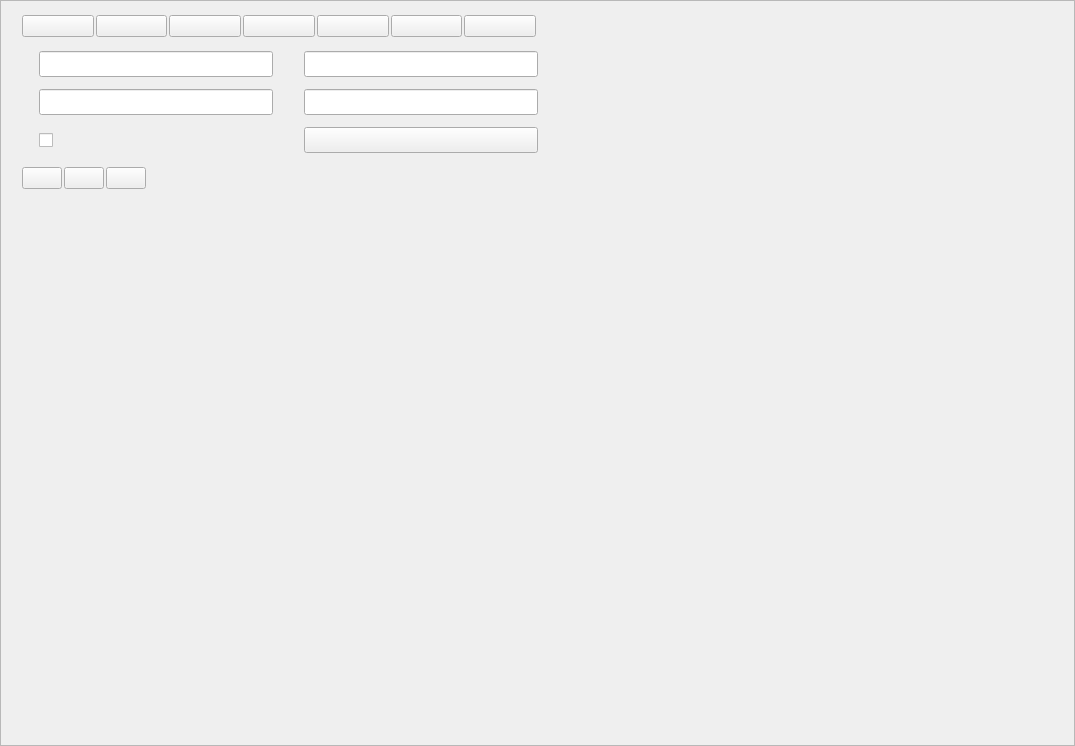
<?xml version="1.0" encoding="UTF-8"?>
<ui version="4.0">
    <class>RaptorNetworkPage</class>
    <widget class="QWidget" name="RaptorNetworkPage">
        <property name="geometry">
            <rect>
                <x>0</x>
                <y>0</y>
                <width>1075</width>
                <height>746</height>
            </rect>
        </property>
        <property name="windowTitle">
            <string>RaptorNetworkPage</string>
        </property>
        <layout class="QVBoxLayout" name="_NetworkPageLayout">
            <property name="spacing">
                <number>0</number>
            </property>
            <property name="leftMargin">
                <number>0</number>
            </property>
            <property name="topMargin">
                <number>0</number>
            </property>
            <property name="rightMargin">
                <number>0</number>
            </property>
            <property name="bottomMargin">
                <number>0</number>
            </property>
            <item>
                <widget class="QScrollArea" name="_ScrollArea">
                    <property name="widgetResizable">
                        <bool>true</bool>
                    </property>
                    <widget class="QWidget" name="_Body">
                        <property name="geometry">
                            <rect>
                                <x>0</x>
                                <y>0</y>
                                <width>1073</width>
                                <height>744</height>
                            </rect>
                        </property>
                        <layout class="QHBoxLayout" name="_BodyLayout" stretch="0,0">
                            <property name="spacing">
                                <number>12</number>
                            </property>
                            <property name="sizeConstraint">
                                <enum>QLayout::SetDefaultConstraint</enum>
                            </property>
                            <property name="leftMargin">
                                <number>0</number>
                            </property>
                            <property name="topMargin">
                                <number>0</number>
                            </property>
                            <property name="rightMargin">
                                <number>0</number>
                            </property>
                            <property name="bottomMargin">
                                <number>0</number>
                            </property>
                            <item>
                                <widget class="QWidget" name="_NetworkPanel" native="true">
                                    <property name="minimumSize">
                                        <size>
                                            <width>100</width>
                                            <height>0</height>
                                        </size>
                                    </property>
                                    <layout class="QGridLayout" name="_NetworkPanelLayout">
                                        <property name="leftMargin">
                                            <number>0</number>
                                        </property>
                                        <property name="topMargin">
                                            <number>12</number>
                                        </property>
                                        <property name="rightMargin">
                                            <number>0</number>
                                        </property>
                                        <property name="bottomMargin">
                                            <number>12</number>
                                        </property>
                                        <property name="spacing">
                                            <number>12</number>
                                        </property>
                                        <item row="0" column="0">
                                            <widget class="QLabel" name="_ProxyTip">
                                                <property name="minimumSize">
                                                    <size>
                                                        <width>0</width>
                                                        <height>26</height>
                                                    </size>
                                                </property>
                                                <property name="maximumSize">
                                                    <size>
                                                        <width>16777215</width>
                                                        <height>26</height>
                                                    </size>
                                                </property>
                                                <property name="text">
                                                    <string/>
                                                </property>
                                                <property name="alignment">
                                                    <set>Qt::AlignRight|Qt::AlignTrailing|Qt::AlignVCenter</set>
                                                </property>
                                            </widget>
                                        </item>
                                        <item row="2" column="0">
                                            <widget class="QLabel" name="_IPResolveTip">
                                                <property name="minimumSize">
                                                    <size>
                                                        <width>0</width>
                                                        <height>26</height>
                                                    </size>
                                                </property>
                                                <property name="maximumSize">
                                                    <size>
                                                        <width>16777215</width>
                                                        <height>26</height>
                                                    </size>
                                                </property>
                                                <property name="text">
                                                    <string/>
                                                </property>
                                                <property name="alignment">
                                                    <set>Qt::AlignRight|Qt::AlignTrailing|Qt::AlignVCenter</set>
                                                </property>
                                            </widget>
                                        </item>
                                        <item row="0" column="1">
                                            <widget class="QWidget" name="_ProxyTypePanel" native="true">
                                                <layout class="QHBoxLayout" name="_ProxyTypePanelLayout">
                                                    <property name="spacing">
                                                        <number>2</number>
                                                    </property>
                                                    <property name="leftMargin">
                                                        <number>2</number>
                                                    </property>
                                                    <property name="topMargin">
                                                        <number>2</number>
                                                    </property>
                                                    <property name="rightMargin">
                                                        <number>2</number>
                                                    </property>
                                                    <property name="bottomMargin">
                                                        <number>2</number>
                                                    </property>
                                                    <item>
                                                        <widget class="QPushButton" name="_ProxyNone">
                                                            <property name="minimumSize">
                                                                <size>
                                                                    <width>0</width>
                                                                    <height>22</height>
                                                                </size>
                                                            </property>
                                                            <property name="maximumSize">
                                                                <size>
                                                                    <width>16777215</width>
                                                                    <height>22</height>
                                                                </size>
                                                            </property>
                                                            <property name="text">
                                                                <string/>
                                                            </property>
                                                            <property name="checkable">
                                                                <bool>true</bool>
                                                            </property>
                                                        </widget>
                                                    </item>
                                                    <item>
                                                        <widget class="QPushButton" name="_ProxyHTTP">
                                                            <property name="minimumSize">
                                                                <size>
                                                                    <width>0</width>
                                                                    <height>22</height>
                                                                </size>
                                                            </property>
                                                            <property name="maximumSize">
                                                                <size>
                                                                    <width>16777215</width>
                                                                    <height>22</height>
                                                                </size>
                                                            </property>
                                                            <property name="text">
                                                                <string/>
                                                            </property>
                                                            <property name="checkable">
                                                                <bool>true</bool>
                                                            </property>
                                                        </widget>
                                                    </item>
                                                    <item>
                                                        <widget class="QPushButton" name="_ProxyHTTP1_0">
                                                            <property name="minimumSize">
                                                                <size>
                                                                    <width>0</width>
                                                                    <height>22</height>
                                                                </size>
                                                            </property>
                                                            <property name="maximumSize">
                                                                <size>
                                                                    <width>16777215</width>
                                                                    <height>22</height>
                                                                </size>
                                                            </property>
                                                            <property name="text">
                                                                <string/>
                                                            </property>
                                                            <property name="checkable">
                                                                <bool>true</bool>
                                                            </property>
                                                        </widget>
                                                    </item>
                                                    <item>
                                                        <widget class="QPushButton" name="_ProxyHTTPS">
                                                            <property name="minimumSize">
                                                                <size>
                                                                    <width>0</width>
                                                                    <height>22</height>
                                                                </size>
                                                            </property>
                                                            <property name="maximumSize">
                                                                <size>
                                                                    <width>16777215</width>
                                                                    <height>22</height>
                                                                </size>
                                                            </property>
                                                            <property name="text">
                                                                <string/>
                                                            </property>
                                                            <property name="checkable">
                                                                <bool>true</bool>
                                                            </property>
                                                        </widget>
                                                    </item>
                                                    <item>
                                                        <widget class="QPushButton" name="_ProxyHTTPS2">
                                                            <property name="minimumSize">
                                                                <size>
                                                                    <width>0</width>
                                                                    <height>22</height>
                                                                </size>
                                                            </property>
                                                            <property name="maximumSize">
                                                                <size>
                                                                    <width>16777215</width>
                                                                    <height>22</height>
                                                                </size>
                                                            </property>
                                                            <property name="text">
                                                                <string/>
                                                            </property>
                                                            <property name="checkable">
                                                                <bool>true</bool>
                                                            </property>
                                                        </widget>
                                                    </item>
                                                    <item>
                                                        <widget class="QPushButton" name="_ProxySOCKS4">
                                                            <property name="minimumSize">
                                                                <size>
                                                                    <width>0</width>
                                                                    <height>22</height>
                                                                </size>
                                                            </property>
                                                            <property name="maximumSize">
                                                                <size>
                                                                    <width>16777215</width>
                                                                    <height>22</height>
                                                                </size>
                                                            </property>
                                                            <property name="text">
                                                                <string/>
                                                            </property>
                                                            <property name="checkable">
                                                                <bool>true</bool>
                                                            </property>
                                                        </widget>
                                                    </item>
                                                    <item>
                                                        <widget class="QPushButton" name="_ProxySOCKS5">
                                                            <property name="minimumSize">
                                                                <size>
                                                                    <width>0</width>
                                                                    <height>22</height>
                                                                </size>
                                                            </property>
                                                            <property name="maximumSize">
                                                                <size>
                                                                    <width>16777215</width>
                                                                    <height>22</height>
                                                                </size>
                                                            </property>
                                                            <property name="text">
                                                                <string/>
                                                            </property>
                                                            <property name="checkable">
                                                                <bool>true</bool>
                                                            </property>
                                                        </widget>
                                                    </item>
                                                </layout>
                                            </widget>
                                        </item>
                                        <item row="3" column="1">
                                            <spacer name="_ProxyPanelSpacer">
                                                <property name="orientation">
                                                    <enum>Qt::Vertical</enum>
                                                </property>
                                                <property name="sizeHint" stdset="0">
                                                    <size>
                                                        <width>20</width>
                                                        <height>40</height>
                                                    </size>
                                                </property>
                                            </spacer>
                                        </item>
                                        <item row="1" column="1">
                                            <widget class="QWidget" name="_ProxyPanel" native="true">
                                                <layout class="QGridLayout" name="_AddressPanelLayout">
                                                    <property name="leftMargin">
                                                        <number>0</number>
                                                    </property>
                                                    <property name="topMargin">
                                                        <number>0</number>
                                                    </property>
                                                    <property name="rightMargin">
                                                        <number>0</number>
                                                    </property>
                                                    <property name="bottomMargin">
                                                        <number>0</number>
                                                    </property>
                                                    <property name="spacing">
                                                        <number>12</number>
                                                    </property>
                                                    <item row="2" column="0">
                                                        <widget class="QLabel" name="_ProxyUsernameTip">
                                                            <property name="minimumSize">
                                                                <size>
                                                                    <width>0</width>
                                                                    <height>26</height>
                                                                </size>
                                                            </property>
                                                            <property name="maximumSize">
                                                                <size>
                                                                    <width>16777215</width>
                                                                    <height>26</height>
                                                                </size>
                                                            </property>
                                                            <property name="text">
                                                                <string/>
                                                            </property>
                                                            <property name="alignment">
                                                                <set>Qt::AlignRight|Qt::AlignTrailing|Qt::AlignVCenter</set>
                                                            </property>
                                                        </widget>
                                                    </item>
                                                    <item row="2" column="1">
                                                        <widget class="QLineEdit" name="_ProxyUsername">
                                                            <property name="minimumSize">
                                                                <size>
                                                                    <width>0</width>
                                                                    <height>26</height>
                                                                </size>
                                                            </property>
                                                            <property name="maximumSize">
                                                                <size>
                                                                    <width>16777215</width>
                                                                    <height>26</height>
                                                                </size>
                                                            </property>
                                                        </widget>
                                                    </item>
                                                    <item row="0" column="1">
                                                        <widget class="QLineEdit" name="_ProxyHost">
                                                            <property name="minimumSize">
                                                                <size>
                                                                    <width>0</width>
                                                                    <height>26</height>
                                                                </size>
                                                            </property>
                                                            <property name="maximumSize">
                                                                <size>
                                                                    <width>16777215</width>
                                                                    <height>26</height>
                                                                </size>
                                                            </property>
                                                        </widget>
                                                    </item>
                                                    <item row="0" column="2">
                                                        <widget class="QLabel" name="_ProxyPortTip">
                                                            <property name="minimumSize">
                                                                <size>
                                                                    <width>0</width>
                                                                    <height>26</height>
                                                                </size>
                                                            </property>
                                                            <property name="maximumSize">
                                                                <size>
                                                                    <width>16777215</width>
                                                                    <height>26</height>
                                                                </size>
                                                            </property>
                                                            <property name="text">
                                                                <string/>
                                                            </property>
                                                            <property name="alignment">
                                                                <set>Qt::AlignRight|Qt::AlignTrailing|Qt::AlignVCenter</set>
                                                            </property>
                                                        </widget>
                                                    </item>
                                                    <item row="2" column="2">
                                                        <widget class="QLabel" name="_ProxyPasswordTip">
                                                            <property name="minimumSize">
                                                                <size>
                                                                    <width>0</width>
                                                                    <height>26</height>
                                                                </size>
                                                            </property>
                                                            <property name="maximumSize">
                                                                <size>
                                                                    <width>16777215</width>
                                                                    <height>26</height>
                                                                </size>
                                                            </property>
                                                            <property name="text">
                                                                <string/>
                                                            </property>
                                                            <property name="alignment">
                                                                <set>Qt::AlignRight|Qt::AlignTrailing|Qt::AlignVCenter</set>
                                                            </property>
                                                        </widget>
                                                    </item>
                                                    <item row="2" column="3">
                                                        <widget class="QLineEdit" name="_ProxyPassword">
                                                            <property name="minimumSize">
                                                                <size>
                                                                    <width>0</width>
                                                                    <height>26</height>
                                                                </size>
                                                            </property>
                                                            <property name="maximumSize">
                                                                <size>
                                                                    <width>16777215</width>
                                                                    <height>26</height>
                                                                </size>
                                                            </property>
                                                        </widget>
                                                    </item>
                                                    <item row="3" column="3">
                                                        <widget class="QPushButton" name="_ProxyTest">
                                                            <property name="minimumSize">
                                                                <size>
                                                                    <width>0</width>
                                                                    <height>26</height>
                                                                </size>
                                                            </property>
                                                            <property name="maximumSize">
                                                                <size>
                                                                    <width>16777215</width>
                                                                    <height>26</height>
                                                                </size>
                                                            </property>
                                                            <property name="text">
                                                                <string/>
                                                            </property>
                                                        </widget>
                                                    </item>
                                                    <item row="3" column="1">
                                                        <widget class="QCheckBox" name="_Proxy">
                                                            <property name="minimumSize">
                                                                <size>
                                                                    <width>0</width>
                                                                    <height>26</height>
                                                                </size>
                                                            </property>
                                                            <property name="maximumSize">
                                                                <size>
                                                                    <width>16777215</width>
                                                                    <height>26</height>
                                                                </size>
                                                            </property>
                                                            <property name="text">
                                                                <string/>
                                                            </property>
                                                        </widget>
                                                    </item>
                                                    <item row="0" column="0">
                                                        <widget class="QLabel" name="_ProxyHostTip">
                                                            <property name="minimumSize">
                                                                <size>
                                                                    <width>0</width>
                                                                    <height>26</height>
                                                                </size>
                                                            </property>
                                                            <property name="maximumSize">
                                                                <size>
                                                                    <width>16777215</width>
                                                                    <height>26</height>
                                                                </size>
                                                            </property>
                                                            <property name="text">
                                                                <string/>
                                                            </property>
                                                            <property name="alignment">
                                                                <set>Qt::AlignRight|Qt::AlignTrailing|Qt::AlignVCenter</set>
                                                            </property>
                                                        </widget>
                                                    </item>
                                                    <item row="0" column="3">
                                                        <widget class="QLineEdit" name="_ProxyPort">
                                                            <property name="minimumSize">
                                                                <size>
                                                                    <width>0</width>
                                                                    <height>26</height>
                                                                </size>
                                                            </property>
                                                            <property name="maximumSize">
                                                                <size>
                                                                    <width>16777215</width>
                                                                    <height>26</height>
                                                                </size>
                                                            </property>
                                                        </widget>
                                                    </item>
                                                </layout>
                                            </widget>
                                        </item>
                                        <item row="2" column="1">
                                            <widget class="QWidget" name="_IPResolveWrapper" native="true">
                                                <layout class="QHBoxLayout" name="horizontalLayout">
                                                    <property name="spacing">
                                                        <number>12</number>
                                                    </property>
                                                    <property name="leftMargin">
                                                        <number>0</number>
                                                    </property>
                                                    <property name="topMargin">
                                                        <number>0</number>
                                                    </property>
                                                    <property name="rightMargin">
                                                        <number>0</number>
                                                    </property>
                                                    <property name="bottomMargin">
                                                        <number>0</number>
                                                    </property>
                                                    <item>
                                                        <widget class="QWidget" name="_IPResolvePanel" native="true">
                                                            <layout class="QHBoxLayout" name="_ProxyTypePanelLayout_3">
                                                                <property name="spacing">
                                                                    <number>2</number>
                                                                </property>
                                                                <property name="leftMargin">
                                                                    <number>2</number>
                                                                </property>
                                                                <property name="topMargin">
                                                                    <number>2</number>
                                                                </property>
                                                                <property name="rightMargin">
                                                                    <number>2</number>
                                                                </property>
                                                                <property name="bottomMargin">
                                                                    <number>2</number>
                                                                </property>
                                                                <item>
                                                                    <widget class="QPushButton" name="_IPResolveAuto">
                                                                        <property name="minimumSize">
                                                                            <size>
                                                                                <width>0</width>
                                                                                <height>22</height>
                                                                            </size>
                                                                        </property>
                                                                        <property name="maximumSize">
                                                                            <size>
                                                                                <width>16777215</width>
                                                                                <height>22</height>
                                                                            </size>
                                                                        </property>
                                                                        <property name="text">
                                                                            <string/>
                                                                        </property>
                                                                        <property name="checkable">
                                                                            <bool>true</bool>
                                                                        </property>
                                                                    </widget>
                                                                </item>
                                                                <item>
                                                                    <widget class="QPushButton" name="_IPResolveV4">
                                                                        <property name="minimumSize">
                                                                            <size>
                                                                                <width>0</width>
                                                                                <height>22</height>
                                                                            </size>
                                                                        </property>
                                                                        <property name="maximumSize">
                                                                            <size>
                                                                                <width>16777215</width>
                                                                                <height>22</height>
                                                                            </size>
                                                                        </property>
                                                                        <property name="text">
                                                                            <string/>
                                                                        </property>
                                                                        <property name="checkable">
                                                                            <bool>true</bool>
                                                                        </property>
                                                                    </widget>
                                                                </item>
                                                                <item>
                                                                    <widget class="QPushButton" name="_IPResolveV6">
                                                                        <property name="minimumSize">
                                                                            <size>
                                                                                <width>0</width>
                                                                                <height>22</height>
                                                                            </size>
                                                                        </property>
                                                                        <property name="maximumSize">
                                                                            <size>
                                                                                <width>16777215</width>
                                                                                <height>22</height>
                                                                            </size>
                                                                        </property>
                                                                        <property name="text">
                                                                            <string/>
                                                                        </property>
                                                                        <property name="checkable">
                                                                            <bool>true</bool>
                                                                        </property>
                                                                    </widget>
                                                                </item>
                                                            </layout>
                                                        </widget>
                                                    </item>
                                                    <item>
                                                        <spacer name="_IPResolveWrapperSpacer">
                                                            <property name="orientation">
                                                                <enum>Qt::Horizontal</enum>
                                                            </property>
                                                            <property name="sizeHint" stdset="0">
                                                                <size>
                                                                    <width>382</width>
                                                                    <height>20</height>
                                                                </size>
                                                            </property>
                                                        </spacer>
                                                    </item>
                                                </layout>
                                            </widget>
                                        </item>
                                    </layout>
                                </widget>
                            </item>
                            <item>
                                <spacer name="_BodySpacer">
                                    <property name="orientation">
                                        <enum>Qt::Horizontal</enum>
                                    </property>
                                    <property name="sizeHint" stdset="0">
                                        <size>
                                            <width>466</width>
                                            <height>20</height>
                                        </size>
                                    </property>
                                </spacer>
                            </item>
                        </layout>
                    </widget>
                </widget>
            </item>
        </layout>
    </widget>
    <resources/>
    <connections/>
</ui>
